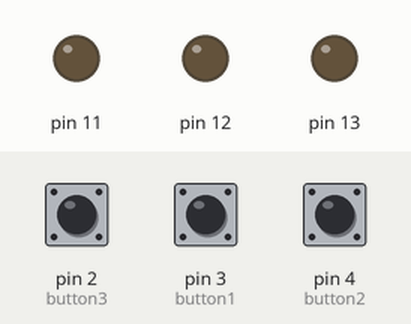
Bench run of a sketch on a simulated Arduino Uno, built with avr-gcc and run on an emulated ATmega328P. Parts: output pins drawn as LEDs (lit = HIGH). Dashed ring = blinking. The inputs (shaded band) are chosen by the test bench; at power-on: pin 4 (button2) HIGH, pin 2 (button3) HIGH, pin 3 (button1) HIGH.

Above: at 1.2 s.
1.3 s: pin 4 (button2) pulled LOW for 0.15 s
At 1.7 s:
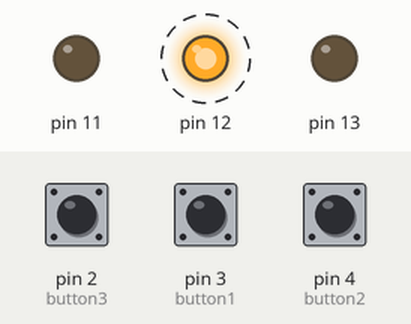
4.3 s: pin 2 (button3) pulled LOW for 0.15 s
At 5.2 s:
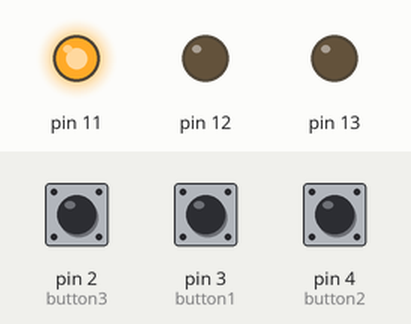
7.4 s: pin 3 (button1) pulled LOW for 0.15 s
At 8.8 s:
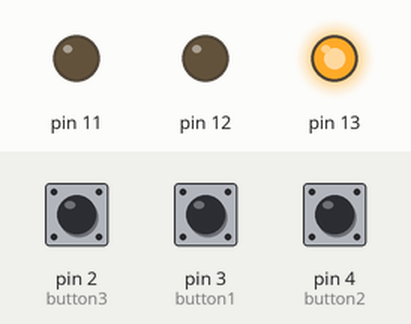
10.5 s: pin 3 (button1) pulled LOW for 1 s
At 14.3 s:
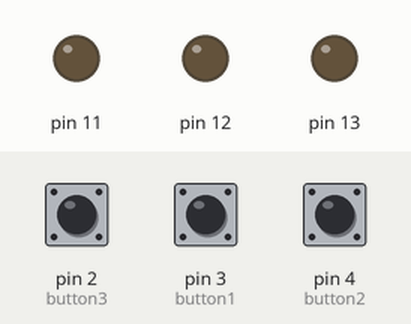
14.5 s: pin 3 (button1) pulled LOW for 3.2 s
At 15.4 s:
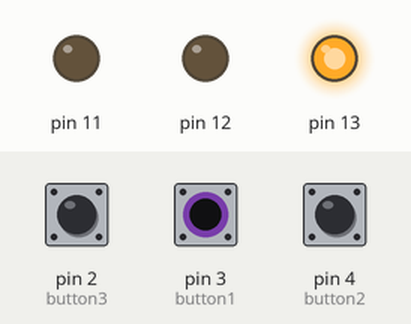
20.7 s: pin 2 (button3) driven LOW and pin 3 (button1) driven LOW
At 21.3 s:
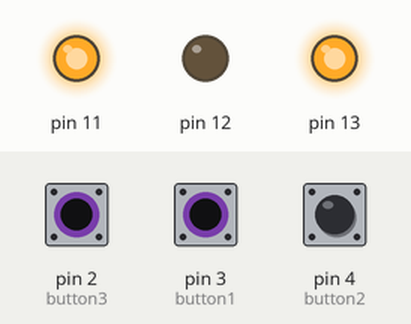
Timing chart, 0 to 24.7 s (numbered marks = the images above; inputs shaded):
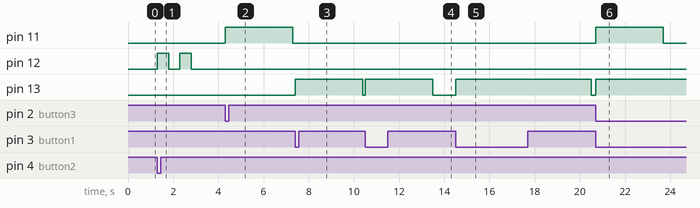

Measured:
- after the input at 1.3 s, pin 12: alternates HIGH for 0.50 s and LOW for 0.50 s, 4 changes in all, then stays LOW, starting at once
- after the input at 4.3 s, pin 11: LOW → HIGH at once, → LOW 3.0 s later
- after the input at 7.4 s, pin 13: LOW → HIGH at once, → LOW 3.0 s later
- after the input at 10.5 s, pin 13: LOW → HIGH at once, → LOW 3.0 s later
- after the input at 14.5 s, pin 13: LOW → HIGH at once, → LOW 6.0 s later
- after the input at 20.7 s, pin 11: LOW → HIGH at once, → LOW 3.0 s later; pin 13: LOW → HIGH at once

The sketch:

LAB2.ino
```cpp
int button1 = 3;
int button2 = 4;
int button3 = 2;
void setup()
{
  pinMode(button1,INPUT_PULLUP);
  pinMode(button2,INPUT_PULLUP);
  pinMode(button3,INPUT_PULLUP);
  pinMode(13,OUTPUT);
  pinMode(12,OUTPUT);
  pinMode(11,OUTPUT);
  Serial.begin(9600);
  attachInterrupt(1, RedSwitch, FALLING);
  attachInterrupt(0, GreenSwitch, FALLING);
}
void loop()
{
  if(digitalRead(button1) == LOW)
  {
    digitalWrite(13, HIGH);
    delay(3000);
    digitalWrite(13,LOW);
  }
  if(digitalRead(button3) == LOW)
  {
    digitalWrite(11, HIGH);
    delay(3000);
    digitalWrite(11,LOW);
  }
  if(digitalRead(button2) == LOW)
  {
    digitalWrite(12, HIGH);
    delay(500);
    digitalWrite(12,LOW);
    delay(500);
    digitalWrite(12, HIGH);
    delay(500);
    digitalWrite(12,LOW);
    delay(500);
  }
}
void RedSwitch()
{
  digitalWrite(13,!digitalRead(13));
}
void GreenSwitch()
{
  if(digitalRead(13) == LOW)
  {
    digitalWrite(11,!digitalRead(11));
  }
}
```
